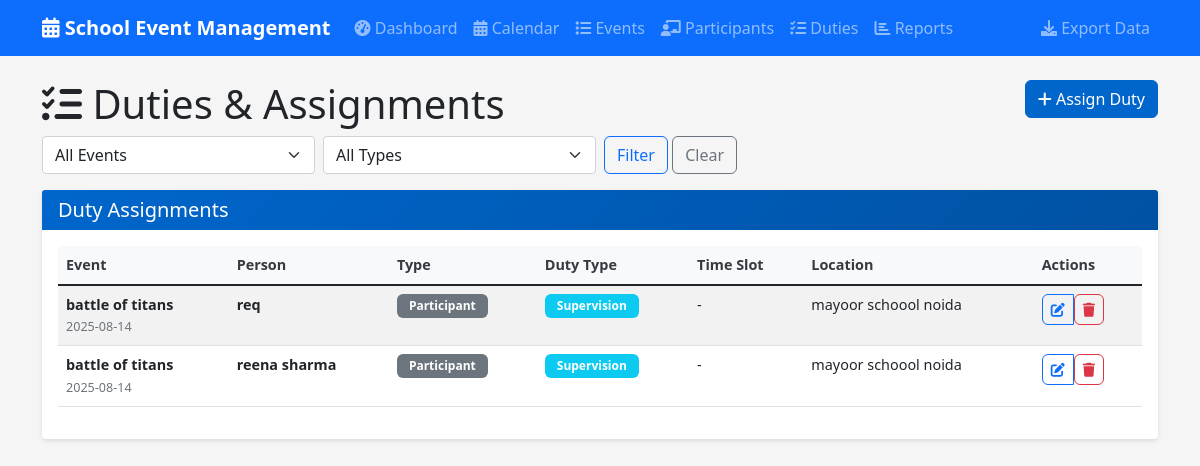
Page /duties on the committed database.
### tables this page shows
CREATE TABLE duties (
            id INTEGER PRIMARY KEY AUTOINCREMENT,
            event_id INTEGER NOT NULL,
            participant_id INTEGER NOT NULL,
            duty_type TEXT NOT NULL,
            time_slot TEXT,
            location TEXT,
            notes TEXT,
            assigned_at TIMESTAMP DEFAULT CURRENT_TIMESTAMP, duty_date DATE, start_time TIME, end_time TIME, description TEXT,
            FOREIGN KEY (event_id) REFERENCES events (id) ON DELETE CASCADE,
            FOREIGN KEY (participant_id) REFERENCES participants (id) ON DELETE CASCADE
        );

CREATE TABLE events (
            id INTEGER PRIMARY KEY AUTOINCREMENT,
            name TEXT NOT NULL,
            type TEXT NOT NULL,
            event_date DATE NOT NULL,
            start_time TIME NOT NULL,
            end_time TIME NOT NULL,
            venue TEXT NOT NULL,
            description TEXT,
            host_school TEXT NOT NULL,
            participating_schools TEXT,
            status TEXT DEFAULT 'upcoming',
            created_at TIMESTAMP DEFAULT CURRENT_TIMESTAMP
        );

CREATE TABLE participants (
            id INTEGER PRIMARY KEY AUTOINCREMENT,
            name TEXT NOT NULL,
            type TEXT NOT NULL CHECK (type IN ('student', 'teacher')),
            class_dept TEXT NOT NULL,
            contact TEXT,
            emergency_contact TEXT,
            created_at TIMESTAMP DEFAULT CURRENT_TIMESTAMP
        );

### app.py (the view)
@app.route('/duties')
def duties():
    conn = get_db_connection()
    duties = conn.execute('''
        SELECT d.*, e.name as event_name, e.event_date as event_date,
               p.name as person_name, 'Participant' as person_type
        FROM duties d
        JOIN events e ON d.event_id = e.id
        JOIN participants p ON d.participant_id = p.id
        ORDER BY e.event_date
    ''').fetchall()
    events = conn.execute('SELECT id, name, event_date FROM events ORDER BY event_date').fetchall()
    participants = conn.execute('SELECT id, name, class_dept FROM participants WHERE type = "student" ORDER BY name').fetchall()
    conn.close()
    return render_template('duties.html', duties=duties, events=events,
                         participants=participants)

### app.py (called while the page is built)
def get_db_connection():
    conn = sqlite3.connect('events.db')
    conn.row_factory = sqlite3.Row
    return conn

### templates/duties.html (shortened to what this page needs)
{% extends "base.html" %}
{% block content %}
<div class="row">
    <div class="col-md-6">
        <h1><i class="fas fa-tasks"></i> Duties & Assignments</h1>
    </div>
    <div class="col-md-6 text-end">
        <a href="{{ url_for('add_duty') }}" class="btn btn-primary">
            <i class="fas fa-plus"></i> Assign Duty
        </a>
    </div>
</div>
<div class="row mb-3">
    <div class="col-md-12">
        <form method="GET" class="row g-2">
            <div class="col-md-3">
                <select name="event" class="form-select" onchange="this.form.submit()">
                    <option value="all">All Events</option>
                </select>
            </div>
            <div class="col-md-3">
                <select name="duty_type" class="form-select" onchange="this.form.submit()">
                    <option value="all">All Types</option>
                </select>
            </div>
            <div class="col-md-6">
                <button type="submit" class="btn btn-outline-primary">Filter</button>
                <a href="{{ url_for('duties') }}" class="btn btn-outline-secondary">Clear</a>
            </div>
        </form>
    </div>
</div>
<div class="row">
    <div class="col-12">
        <div class="card">
            <div class="card-header">
                <h5 class="card-title mb-0">Duty Assignments</h5>
            </div>
            <div class="card-body">
                {% if duties %}
                    <div class="table-responsive">
                        <table class="table table-striped table-hover">
                            <thead>
                                <tr>
                                    <th>Event</th>
                                    <th>Person</th>
                                    <th>Type</th>
                                    <th>Duty Type</th>
                                    <th>Time Slot</th>
                                    <th>Location</th>
                                    <th>Actions</th>
                                </tr>
                            </thead>
                            <tbody>
                                {% for duty in duties %}
                                    <tr>
                                        <td>
                                            <strong>{{ duty.event_name }}</strong><br>
                                            <small class="text-muted">{{ duty.event_date }}</small>
                                        </td>
                                        <td>
                                            <strong>{{ duty.person_name }}</strong>
                                        </td>
                                        <td>
                                            <span class="badge bg-secondary">{{ duty.person_type }}</span>
                                        </td>
                                        <td>
                                            <span class="badge bg-info">{{ duty.duty_type|title }}</span>
                                        </td>
                                        <td>
                                            {{ duty.time_slot or '-' }}
                                        </td>
                                        <td>
                                            {{ duty.location or '-' }}
                                        </td>
                                        <td>
                                            <div class="btn-group" role="group">
                                                <a href="{{ url_for('edit_duty', id=duty.id) }}"
                                                   class="btn btn-sm btn-outline-primary">
                                                    <i class="fas fa-edit"></i>
                                                </a>
                                                <form method="POST"
                                                      action="{{ url_for('delete_duty', id=duty.id) }}"
                                                      style="display: inline;">
                                                    <button type="submit"
                                                            class="btn btn-sm btn-outline-danger"
                                                            onclick="return confirm('Are you sure you want to delete this duty assignment?')">
                                                        <i class="fas fa-trash"></i>
                                                    </button>
                                                </form>
                                            </div>
                                        </td>
                                    </tr>
                                {% endfor %}
                            </tbody>
                        </table>
                    </div>
                {% else %}
                    <div class="alert alert-info">
                        <i class="fas fa-info-circle"></i> No duty assignments found.
                    </div>
                {% endif %}
            </div>
        </div>
    </div>
</div>
{% endblock %}

### static/css/style.css (style rules this page uses)
:root { --primary-color: #0066cc; --secondary-color: #28a745; --danger-color: #dc3545; --warning-color: #ffc107; --info-color: #17a2b8; --light-color: #f8f9fa; --dark-color: #343a40; }
body { font-family: 'Segoe UI', Tahoma, Geneva, Verdana, sans-serif; background-color: #f5f5f5; }
.card { box-shadow: 0 2px 4px rgba(0,0,0,0.1); border: none; margin-bottom: 1.5rem; }
.card-header { background: linear-gradient(135deg, var(--primary-color), #0052a3); color: white; border-bottom: none; font-weight: 600; }
.btn { font-weight: 500; border-radius: 0.375rem; transition: all 0.3s ease; }
.btn-primary { background-color: var(--primary-color); border-color: var(--primary-color); }
.table th { background-color: var(--light-color); border-top: none; font-weight: 600; color: var(--dark-color); }
.badge { font-size: 0.75rem; padding: 0.375rem 0.75rem; border-radius: 0.375rem; }
.table-responsive { font-size: 0.9rem; }

### rows in the picture
duties: event_name "battle of titans", event_date "2025-08-14", person_name "req", person_type "Participant", duty_type "Supervision", time_slot "-", location "mayoor schoool noida"
duties: event_name "battle of titans", event_date "2025-08-14", person_name "reena sharma", person_type "Participant", duty_type "Supervision", time_slot "-", location "mayoor schoool noida"
